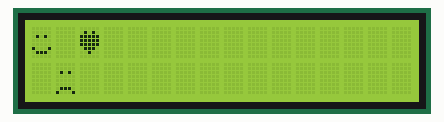
A sketch run on a simulated Arduino Uno, built with avr-gcc and run on an emulated ATmega328P. On the bench: 16×2 character LCD.

Above: at 0.1 s.
At 1.1 s:
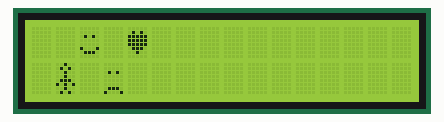
At 2.1 s:
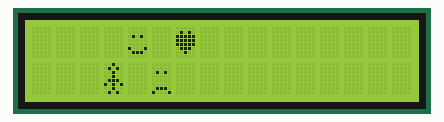
At 4.7 s:
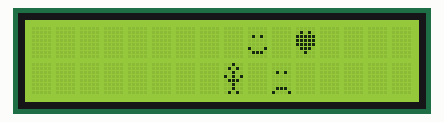
At 6.7 s:
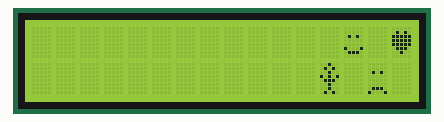
At 9.2 s:
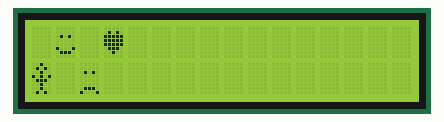

Measured:
- by itself, everything shown: repeats every 8.6 s, in 17 steps
- what the display in image 1 shows lasts 0.5 s, from 1.1 s to 1.6 s

The sketch:

sketch_jan04a.ino
```cpp
#include <LiquidCrystal.h>
LiquidCrystal lcd(2, 3, 4, 5, 6, 7);
int i=0;
byte heart[8] = {
  0b00000,
  0b01010,
  0b11111,
  0b11111,
  0b11111,
  0b01110,
  0b00100,
  0b00000
};

byte smiley[8] = {
  0b00000,
  0b00000,
  0b01010,
  0b00000,
  0b00000,
  0b10001,
  0b01110,
  0b00000
};

byte frownie[8] = {
  0b00000,
  0b00000,
  0b01010,
  0b00000,
  0b00000,
  0b00000,
  0b01110,
  0b10001
};

byte armsDown[8] = {
  0b00100,
  0b01010,
  0b00100,
  0b00100,
  0b01110,
  0b10101,
  0b00100,
  0b01010
};

byte armsUp[8] = {
  0b00100,
  0b01010,
  0b00100,
  0b10101,
  0b01110,
  0b00100,
  0b00100,
  0b01010
};

void setup()
{
  lcd.begin(16, 2);


  lcd.createChar(5, heart);

  lcd.createChar(1, smiley);

  lcd.createChar(2, frownie);

  lcd.createChar(3, armsDown);

  lcd.createChar(4, armsUp);


}

void loop()
{


   for(i=0;i<=16;i++)
  {
    lcd.clear();
 lcd.setCursor(i,0);
  lcd.write(1);


  if(i%2==0)
  {
    lcd.setCursor(i-1, 1);
  lcd.write(3);
  }
 else
 {
  lcd.setCursor(i-1, 1);
  lcd.write(4);
 }


  lcd.setCursor(i+1, 1);
  lcd.write(2);


  lcd.setCursor(i+2, 0);

  lcd.write(5);
  delay(500);


  }


}
```
